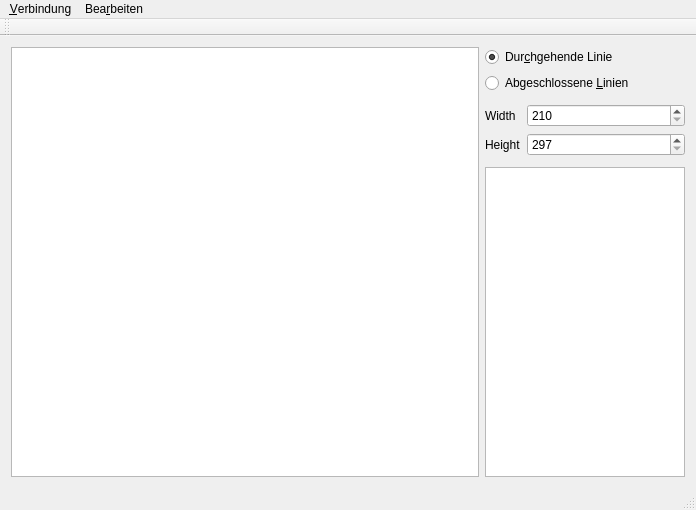
<?xml version="1.0" encoding="UTF-8"?>
<ui version="4.0">
 <class>MainWindow</class>
 <widget class="QMainWindow" name="MainWindow">
  <property name="geometry">
   <rect>
    <x>0</x>
    <y>0</y>
    <width>696</width>
    <height>510</height>
   </rect>
  </property>
  <property name="windowTitle">
   <string>MainWindow</string>
  </property>
  <widget class="QWidget" name="centralWidget">
   <layout class="QHBoxLayout" name="horizontalLayout">
    <item>
     <widget class="QGraphicsView" name="drawingView"/>
    </item>
    <item>
     <layout class="QVBoxLayout" name="settings">
      <property name="leftMargin">
       <number>0</number>
      </property>
      <property name="rightMargin">
       <number>0</number>
      </property>
      <item>
       <widget class="QRadioButton" name="singleLines">
        <property name="text">
         <string>Dur&amp;chgehende Linie</string>
        </property>
        <property name="checked">
         <bool>true</bool>
        </property>
       </widget>
      </item>
      <item>
       <widget class="QRadioButton" name="continousLine">
        <property name="text">
         <string>Abgeschlossene &amp;Linien</string>
        </property>
       </widget>
      </item>
      <item>
       <layout class="QFormLayout" name="dimensions">
        <property name="topMargin">
         <number>5</number>
        </property>
        <property name="bottomMargin">
         <number>5</number>
        </property>
        <item row="0" column="1">
         <widget class="QSpinBox" name="width">
          <property name="minimum">
           <number>210</number>
          </property>
          <property name="maximum">
           <number>840</number>
          </property>
         </widget>
        </item>
        <item row="0" column="0">
         <widget class="QLabel" name="label">
          <property name="text">
           <string>Width</string>
          </property>
         </widget>
        </item>
        <item row="1" column="0">
         <widget class="QLabel" name="label_2">
          <property name="text">
           <string>Height</string>
          </property>
         </widget>
        </item>
        <item row="1" column="1">
         <widget class="QSpinBox" name="height">
          <property name="minimum">
           <number>297</number>
          </property>
          <property name="maximum">
           <number>891</number>
          </property>
          <property name="value">
           <number>297</number>
          </property>
         </widget>
        </item>
       </layout>
      </item>
      <item>
       <widget class="QListView" name="drawings">
        <property name="maximumSize">
         <size>
          <width>200</width>
          <height>16777215</height>
         </size>
        </property>
       </widget>
      </item>
     </layout>
    </item>
   </layout>
  </widget>
  <widget class="QMenuBar" name="menuBar">
   <property name="geometry">
    <rect>
     <x>0</x>
     <y>0</y>
     <width>696</width>
     <height>29</height>
    </rect>
   </property>
   <widget class="QMenu" name="menuConnection">
    <property name="title">
     <string>&amp;Verbindung</string>
    </property>
    <addaction name="actionVerbindung_herstellen"/>
   </widget>
   <widget class="QMenu" name="menuBearbeiten">
    <property name="title">
     <string>Bea&amp;rbeiten</string>
    </property>
   </widget>
   <addaction name="menuConnection"/>
   <addaction name="menuBearbeiten"/>
  </widget>
  <widget class="QToolBar" name="mainToolBar">
   <attribute name="toolBarArea">
    <enum>TopToolBarArea</enum>
   </attribute>
   <attribute name="toolBarBreak">
    <bool>false</bool>
   </attribute>
  </widget>
  <widget class="QStatusBar" name="statusBar"/>
  <action name="actionVerbindung_herstellen">
   <property name="text">
    <string>Verbindung herstellen</string>
   </property>
  </action>
 </widget>
 <layoutdefault spacing="6" margin="11"/>
 <resources/>
 <connections/>
</ui>
